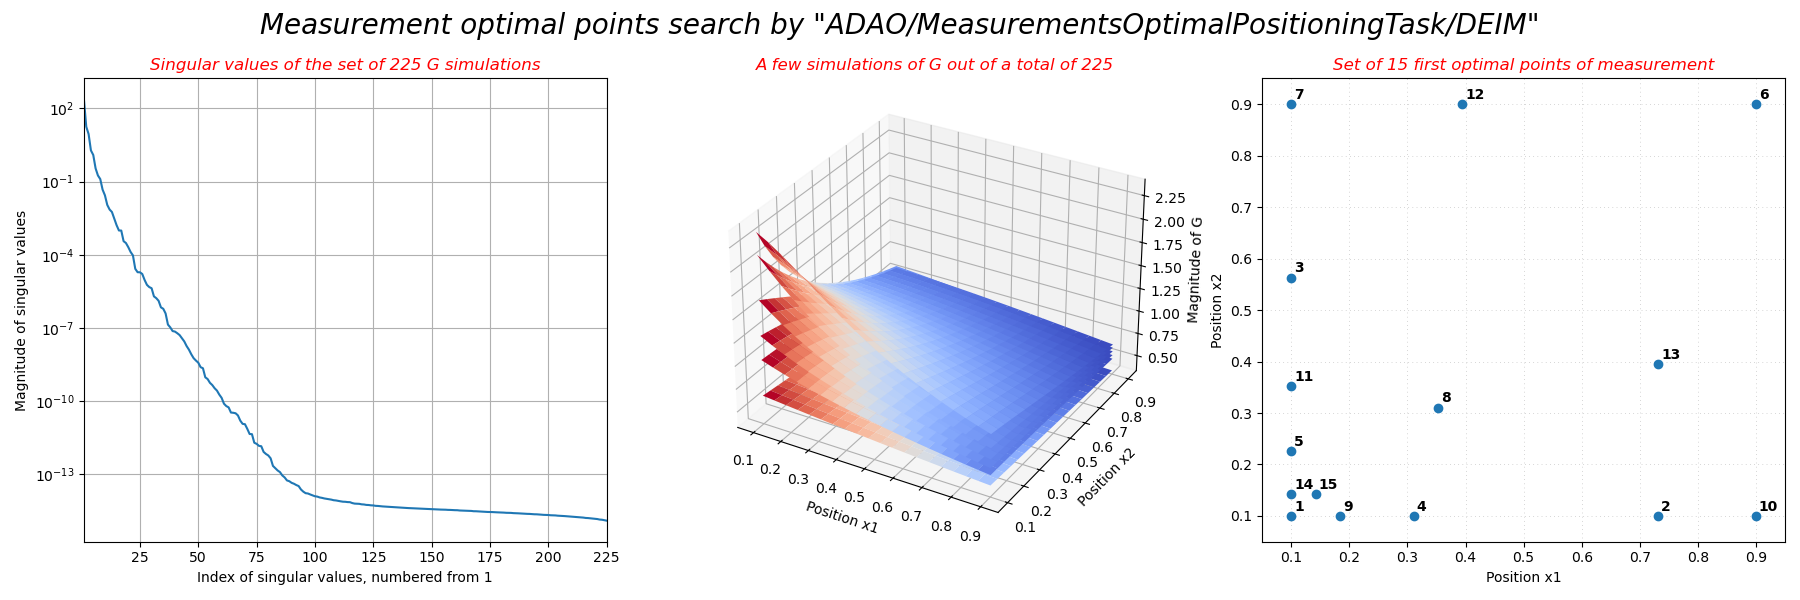

Python code for this plot:
# -*- coding: utf-8 -*-
#
import numpy as np
import matplotlib.pyplot as plt
np.random.seed(123456789)
#
dimension = 20
nbmeasures = 15
#
print("Defining a set of artificial physical fields")
from Models.TwoDimensionalInverseDistanceCS2010 \
     import TwoDimensionalInverseDistanceCS2010 as Equation
Eq = Equation(dimension, dimension)
print()
#
print("Search for optimal measurement positions")
from adao import adaoBuilder
case = adaoBuilder.New()
case.setAlgorithmParameters(
    Algorithm = 'MeasurementsOptimalPositioningTask',
    Parameters = {
        "Variant":"DEIM",
        "SampleAsnUplet":Eq.get_sample_of_mu(15, 15),
        "MaximumNumberOfLocations":nbmeasures,
        "ErrorNorm":"Linf",
        "ErrorNormTolerance":0.,
        "StoreSupplementaryCalculations":[
            "SingularValues",
            "OptimalPoints",
            "EnsembleOfSimulations",
            ],
        }
    )
case.setBackground(Vector = [1,1] )
case.setObservationOperator(OneFunction = Eq.OneRealisation)
case.execute()
#
#-------------------------------------------------------------------------------
print()
print("Graphical display of the results")
#
sp = case.get("EnsembleOfSimulations")[-1]
sv = case.get("SingularValues")[-1]
op = case.get("OptimalPoints")[-1]
#
x1, x2 = Eq.get_x()
x1, x2 = np.meshgrid(x1, x2)
posx1 = [x1.reshape((-1,))[ip] for ip in op]
posx2 = [x2.reshape((-1,))[ip] for ip in op]
Omega = Eq.get_bounds_on_space()
#
fig = plt.figure(figsize=(18, 6))
name = "Measurement optimal points search by "
name += '"ADAO/MeasurementsOptimalPositioningTask/DEIM"'
fig.suptitle(name, fontsize=20, fontstyle='italic')
#
ax = fig.add_subplot(1, 3, 1)
name = "Singular values of the set of %i G simulations"%sp.shape[1]
print("  -", name)
ax.set_title(name, fontstyle='italic', color='red')
ax.set_xlabel("Index of singular values, numbered from 1")
ax.set_ylabel("Magnitude of singular values")
ax.set_xlim(1, len(sv))
ax.set_yscale("log")
ax.grid(True)
ax.plot(range(1, 1 + len(sv)), sv)
#
ax = fig.add_subplot(1, 3, 2, projection = "3d")
name = "A few simulations of G out of a total of %i"%sp.shape[1]
print("  -", name)
ax.set_title(name, fontstyle='italic', color='red')
ax.set_xlabel("Position x1")
ax.set_ylabel("Position x2")
ax.set_zlabel("Magnitude of G")
for i in range(sp.shape[1]):
    if i % 44 != 0: continue
    Gfield = sp[:,i].reshape((dimension, dimension))
    ax.plot_surface(x1, x2, Gfield, cmap='coolwarm')
#
ax = fig.add_subplot(1, 3, 3)
name = "Set of %i first optimal points of measurement"%nbmeasures
print("  -", name)
ax.set_title(name, fontstyle='italic', color='red')
ax.set_xlabel("Position x1")
ax.set_ylabel("Position x2")
ax.set_xlim(Omega[0][0] - 0.05, Omega[0][1] + 0.05)
ax.set_ylim(Omega[1][0] - 0.05, Omega[1][1] + 0.05)
ax.grid(True, which='both', linestyle=(0, (1, 5)), linewidth=0.5)
ax.plot(posx1, posx2, markersize=6, marker="o", linestyle='')
for i in range(len(posx1)):
    ax.text(posx1[i] + 0.005, posx2[i] + 0.01, str(i + 1), fontweight='bold')
#
plt.tight_layout()
fig.savefig("simple_MeasurementsOptimalPositioningTask3.png")
plt.close()
